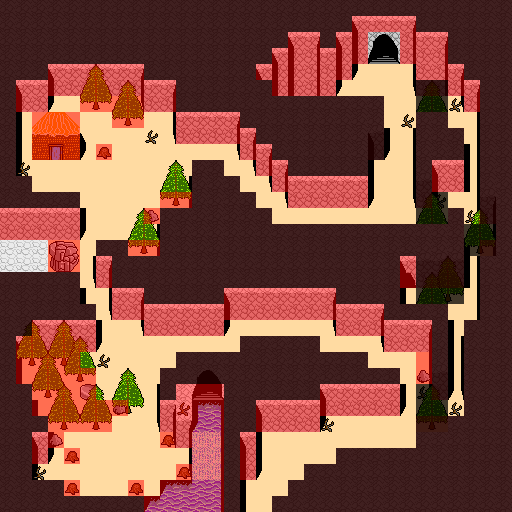

The image is a tile-based game level rendered from a .tmx file. Its description and source (layers, tilesets, objects; grid data summarised) follow:
An orthogonal 32x32 tile map with 16x16 px tiles, 7 tile layers (floor, overfloor, furniture, ceiling, ...), 2 tilesets and 18 objects (entrance_door, cave_exit, entrance, cave_entrance_door, pigman3, ...).

<map version="1.2" tiledversion="1.3.4" orientation="orthogonal" renderorder="right-down" width="32" height="32" tilewidth="16" tileheight="16" infinite="0" nextlayerid="9" nextobjectid="20">
 <properties>
  <property name="for_of_war" type="bool" value="true" />
  <property name="music" value="dread.wav" />
  <property name="name" value="Mountain" />
  <property name="vision_radius" type="int" value="5" />
 </properties>
 <tileset firstgid="1" source="tiled_tileset.tsx" />
 <tileset firstgid="257" source="overworld_tileset.tsx" />
 <layer id="1" name="floor" width="32" height="32">
  <data>[1024 cells, 1024 non-empty, 8 distinct tile ids]</data>
 </layer>
 <layer id="2" name="overfloor" width="32" height="32">
  <data>[1024 cells, 186 non-empty, 19 distinct tile ids]</data>
 </layer>
 <layer id="3" name="furniture" width="32" height="32">
  <data>[1024 cells, 106 non-empty, 23 distinct tile ids]</data>
 </layer>
 <layer id="4" name="ceiling" width="32" height="32">
  <data>[1024 cells, 62 non-empty, 7 distinct tile ids]</data>
 </layer>
 <layer id="5" name="overceiling" width="32" height="32">
  <data>[1024 cells, 4 non-empty, 4 distinct tile ids]</data>
 </layer>
 <layer id="6" name="obstacle" width="32" height="32">
  <data>[1024 cells, 768 non-empty, 2 distinct tile ids]</data>
 </layer>
 <layer id="7" name="invisible" width="32" height="32">
  <data>[1024 cells, 529 non-empty, 2 distinct tile ids]</data>
 </layer>
 <objectgroup id="8" name="objects">
  <object id="1" name="entrance_door" x="245.091" y="498" width="24.6932" height="13">
   <properties>
    <property name="destiny" value="overworld:mons" />
    <property name="key" value="" />
    <property name="locked" type="bool" value="false" />
    <property name="type" value="door" />
   </properties>
  </object>
  <object id="2" name="cave_exit" x="386.187" y="49.6705" width="9.84093" height="11.2727" />
  <object id="3" name="entrance" x="259.528" y="500.708" width="8.1932" height="9.375" />
  <object id="4" name="cave_entrance_door" x="369.852" y="33.9091" width="28.2046" height="28.2727">
   <properties>
    <property name="destiny" value="dragon_lair:entrance" />
    <property name="invisible" type="bool" value="false" />
    <property name="key" value="" />
    <property name="locked" type="bool" value="false" />
    <property name="type" value="door" />
   </properties>
  </object>
  <object id="5" name="pigman3" x="120.667" y="439.333">
   <properties>
    <property name="type" value="pig_man" />
   </properties>
   <point />
  </object>
  <object id="6" name="pigman2" x="136.667" y="459.333">
   <properties>
    <property name="type" value="pig_man" />
   </properties>
   <point />
  </object>
  <object id="7" name="pigman1" x="88" y="457.333">
   <properties>
    <property name="type" value="pig_man" />
   </properties>
   <point />
  </object>
  <object id="8" name="shrine" x="3.61684" y="242.806" width="10.505" height="27">
   <properties>
    <property name="destiny" value="silva:entrance" />
    <property name="key" value="" />
    <property name="locked" type="bool" value="false" />
    <property name="type" value="door" />
   </properties>
  </object>
  <object id="9" name="bones" x="337.333" y="83.75" width="11.3333" height="11">
   <properties>
    <property name="item1" value="_key:item:rib_cage" />
    <property name="type" value="hoard" />
   </properties>
  </object>
  <object id="10" name="bones2" x="353.583" y="65" width="11.3333" height="11">
   <properties>
    <property name="item1" value="_key:item:skull" />
    <property name="type" value="hoard" />
   </properties>
  </object>
  <object id="11" name="bones1" x="402.083" y="65" width="11.3333" height="11">
   <properties>
    <property name="item1" value="_key:item:rib_cage" />
    <property name="type" value="hoard" />
   </properties>
  </object>
  <object id="12" name="cave_entrance_steps" x="369.818" y="65.4545" width="28.9091" height="12.9091" />
  <object id="13" name="shrine_entrance_steps" x="17.1818" y="244.25" width="12.6364" height="24.6591" />
  <object id="15" name="hut" x="49.9877" y="145.789" width="11.5246" height="12.9224">
   <properties>
    <property name="destiny" value="mountain_hut:door" />
    <property name="key" value="" />
    <property name="locked" type="bool" value="false" />
    <property name="open_delta_x" type="int" value="1" />
    <property name="open_delta_y" type="int" value="0" />
    <property name="type" value="door" />
   </properties>
  </object>
  <object id="16" name="boulder" x="51.5" y="243.5" width="24.75" height="25" />
  <object id="17" name="landing_west" x="33.625" y="245.375" width="12.5" height="23.875" />
  <object id="18" name="landing_east" x="81.25" y="244.813" width="12.5" height="25.125" />
  <object id="19" name="hidden_cave" x="403.668" y="275.341" width="10.505" height="11.625">
   <properties>
    <property name="destiny" value="hidden_cave:entrance" />
    <property name="key" value="" />
    <property name="locked" type="bool" value="false" />
    <property name="type" value="door" />
   </properties>
  </object>
 </objectgroup>
</map>
